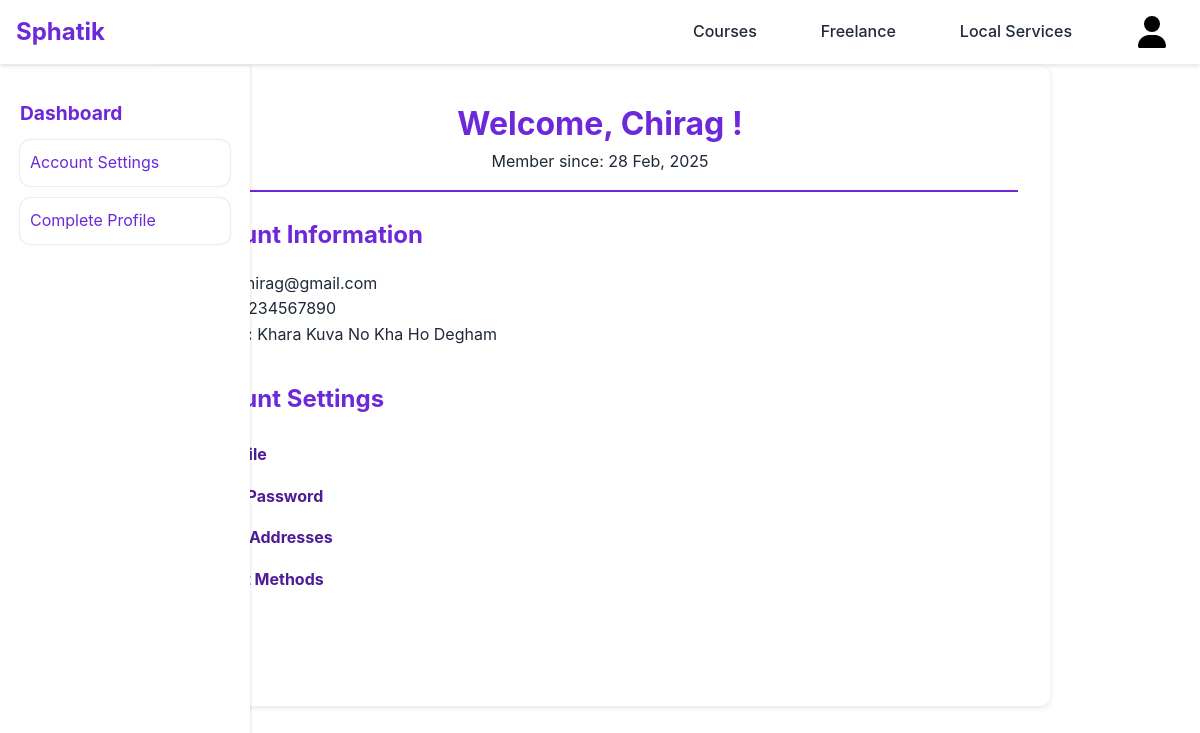
Screenshot of /dashboards/profile.php (signed in) with the database file from the repository.
### tables this page shows
CREATE TABLE `members` (
  `mem_id` int(11) NOT NULL,
  `username` varchar(50) NOT NULL,
  `email` varchar(100) NOT NULL,
  `address` varchar(255) NOT NULL,
  `phone` varchar(10) NOT NULL,
  `password` varchar(255) NOT NULL,
  `created_at` timestamp NOT NULL DEFAULT current_timestamp(),
  `role` enum('instructor','local_service_provider','freelancer','user','admin') NOT NULL DEFAULT 'user',
  `status` enum('verified','pending','rejected','submitted') NOT NULL DEFAULT 'pending'
);

### dashboards/profile.php (the view, shortened to what this page needs)
<?php
require_once '../includes/db.php';
require_once '../includes/header.php';
$user_id = $_SESSION['id'];
$var = false;
if ($_SESSION['type'] === "member") {
    $selectQ = "SELECT username, email, phone, address, created_at, status, role FROM $tbl_name WHERE $id_name = $user_id";
} else {
    $selectQ = "SELECT username, email, phone, address, created_at FROM $tbl_name WHERE $id_name = $user_id";
}
$res = mysqli_query($conn, $selectQ);
$user = mysqli_fetch_array($res);
?>
<!DOCTYPE html>
<html lang="en">
    <head>
        <link rel="stylesheet" href="<?= BASE_URL ?>/css/profile_style.css">
        <link rel="stylesheet" href="<?= BASE_URL ?>/css/innerCourse.css">
        <link rel="stylesheet" href="<?= BASE_URL ?>/css/form2.css">
    </head>
    <body>
        <main class="myPage">
            <div class="sidebar">
                <h2>Dashboard</h2>
                <ul>
                    <li class="accountSett">Account Settings</li>
                    <?php if (($_SESSION['type'] === "member")) {
                        if ($user['status'] === "pending" && !$var) {
                            echo
                                "<li class='compProfile'><a href='#completeProfile'>Complete Profile</a></li>";
                        }
                    }
                    ?>
                </ul>
            </div>
            <section class="profile-container" id="showProfile">
                <div class="profile-header">
                    <h2>Welcome, <?php echo htmlspecialchars($user['username']); ?> !</h2>
                    <p>Member since: <?php echo date("d M, Y", strtotime($user['created_at'])); ?></p>
                </div>
                <div class="profile-content">
                    <div class="profile-info">
                        <h3>Account Information</h3>
                        <p><strong>Email:</strong> <?php echo htmlspecialchars($user['email']); ?></p>
                        <p><strong>Phone:</strong> <?php echo htmlspecialchars($user['phone']); ?></p>
                        <p><strong>Address:</strong> <?php echo htmlspecialchars($user['address']); ?></p>
                    </div>
                    <div class="account-settings">
                        <h3>Account Settings</h3>
                        <ul>
                            <form method="post">
                                <li><a href="#">Edit Profile</a></li>
                                <li><a href="<?= BASE_URL ?>/auth/update_password.php" name="pass">Change Password</a>
                                </li>
                                <li><a href="#">Manage Addresses</a></li>
                                <li><a href="#">Payment Methods</a></li>
                                <li><a href="<?= BASE_URL ?>auth/logout.php">Logout</a></li>
                            </form>
                        </ul>
                    </div>
                </div>
            </section>
        </main>
    </body>
</html>

### css/home_style.css (style rules this page uses)
:root { --primary-color: #6d28d9; --secondary-color: #4c1d95; --text-color: #1f2937; --light-gray: #f3f4f6; --white: #ffffff; }
* { margin: 0; padding: 0; box-sizing: border-box; }
body { font-family: -apple-system, BlinkMacSystemFont, "Segoe UI", Roboto, "Helvetica Neue", Arial, sans-serif; line-height: 1.6; color: var(--text-color); }

### css/profile_style.css (style rules this page uses)
.myPage { margin-top: 2.5rem; }
.profile-container, .form-container { max-width: 900px; margin: 2.5rem auto; padding: 2rem; background: var(--white); border-radius: 10px; box-shadow: 0 2px 6px rgba(0, 0, 0, 0.1); }
.profile-header { text-align: center; padding-bottom: 1rem; border-bottom: 2px solid var(--primary-color); }
.profile-header h2 { color: var(--primary-color); font-size: 2rem; }
.profile-content { margin-top: 1.5rem; }
.profile-info, .order-history, .account-settings { margin-bottom: 2rem; }
h3 { color: var(--primary-color); font-size: 1.5rem; margin-bottom: 1rem; }
p { font-size: 1rem; color: var(--text-color); }
.account-settings ul { list-style: none; padding: 0; }
.account-settings ul li { padding: 0.5rem 0; }
.account-settings ul li a { text-decoration: none; color: var(--secondary-color); font-weight: bold; }

### css/innerCourse.css (style rules this page uses)
.sidebar { width: 250px; background: var(--white); color: var(--primary-color); padding: 20px; position: fixed; height: 100%; overflow-y: auto; box-shadow: 1px 0 2px rgba(0, 0, 0, 0.1); }
.sidebar h2 { font-size: 1.2rem; margin: 0.75rem auto; }
.sidebar ul { list-style: none; padding: 0; }
.sidebar ul li { padding: 10px; cursor: pointer; border-radius: 10px; transition: background-color 0.2s; box-shadow: 0 0 2px rgba(0, 0, 0, 0.258); margin-bottom: 0.75rem; }
.sidebar ul li a { text-decoration: none; color: inherit; }

### rows the page displays
members: username "Chirag", created_at "28 Feb, 2025", email "Chirag@gmail.com", phone "1234567890", address "Khara Kuva No Kha Ho Degham"
